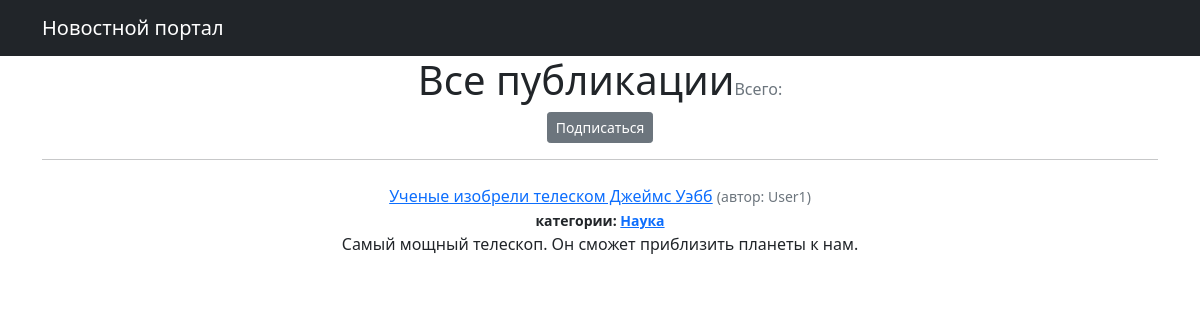
Screenshot of /news/categories/1 with the database file from the repository.
### news/models.py (models this page shows, shortened)
class Post(models.Model):
    news = 'news'
    articles = 'articles'
    CHOICES = [
        (news, 'Новости'),
        (articles, 'Статьи')
    ]
    author = models.ForeignKey(Author, on_delete=models.PROTECT)
    title = models.CharField(max_length=100)
    text = models.TextField()
    choice = models.CharField(max_length=10, choices=CHOICES, default=articles)
    posting_time = models.DateTimeField(null= True)
    category = models.ManyToManyField(Category, through = 'PostCategory')
    post_rating = models.IntegerField(default=0)
    @property
    def rating_post(self):
        return self.post_rating

class Author(models.Model):
    user = models.OneToOneField(User, on_delete=models.CASCADE)
    rating = models.IntegerField(default=0, blank=True)
    @property
    def rating_author(self):
        return self.rating
    def __str__(self):
        return self.user.username

class Category(models.Model):
    category_name = models.CharField(max_length= 100, unique=True)
    subscribers = models.ManyToManyField(User, related_name='categories')
    def __str__(self):
        return self.category_name

### news/views.py (the view)
# urls.py: path('categories/<int:pk>', CategoryListView.as_view(), name='category_list'),
class CategoryListView(ListView):
    model = Post
    template_name = 'category_list.html'
    context_object_name = 'category_news_list'
    def get_queryset(self):
        self.category = get_object_or_404(Category, id = self.kwargs['pk'])
        queryset = Post.objects.filter(category = self.category).order_by('-posting_time')
        return queryset
    def get_context_data(self, **kwargs):
        context = super().get_context_data(**kwargs)
        context['is_not_subscriber'] = self.request.user not in self.category.subscribers.all()
        context['category'] = self.category
        return context

### templates/category_list.html (shortened to what this page needs)
{% extends 'flatpages/default.html' %}
{% load custom_filters %}
{% block content %}
<h1 class="text-center">Все публикации<span class="text-muted fs-6 fw-normal">Всего: {{ page_obj.paginator.count }}</span></h1>
    {% if is_not_subscriber %}
        <p class="text-center"><a href="{% url 'subscribe' category.id %}" class="btn btn-secondary btn-sm">Подписаться</a></p>
    {% endif %}
<hr>
<ul class = "list-group list-group-flush">
    {% for post in category_news_list %}
        <li class = "list-group-item">
            <a href="{% url 'post_detail' post.id %}">{{ post.title }}</a>
            <small class = "text-muted">(автор: {{ post.author }})</small><br>
            <small class = "fw-bold">категории:
                {% for category in post.category.all %}
                <a href="{% url 'category_list' category.id %}">{{ category }}</a>
                {% endfor %}
            </small>
            <p>{{ post.text | truncatechars:210 }}</p>
        </li>
    {% endfor %}
</ul>
{% endblock content %}

### rows the page displays
Post: title "Ученые изобрели телеском Джеймс Уэбб", author "User1", text "Самый мощный телескоп. Он сможет приблизить планеты к нам."
Category: category_name "Наука"
